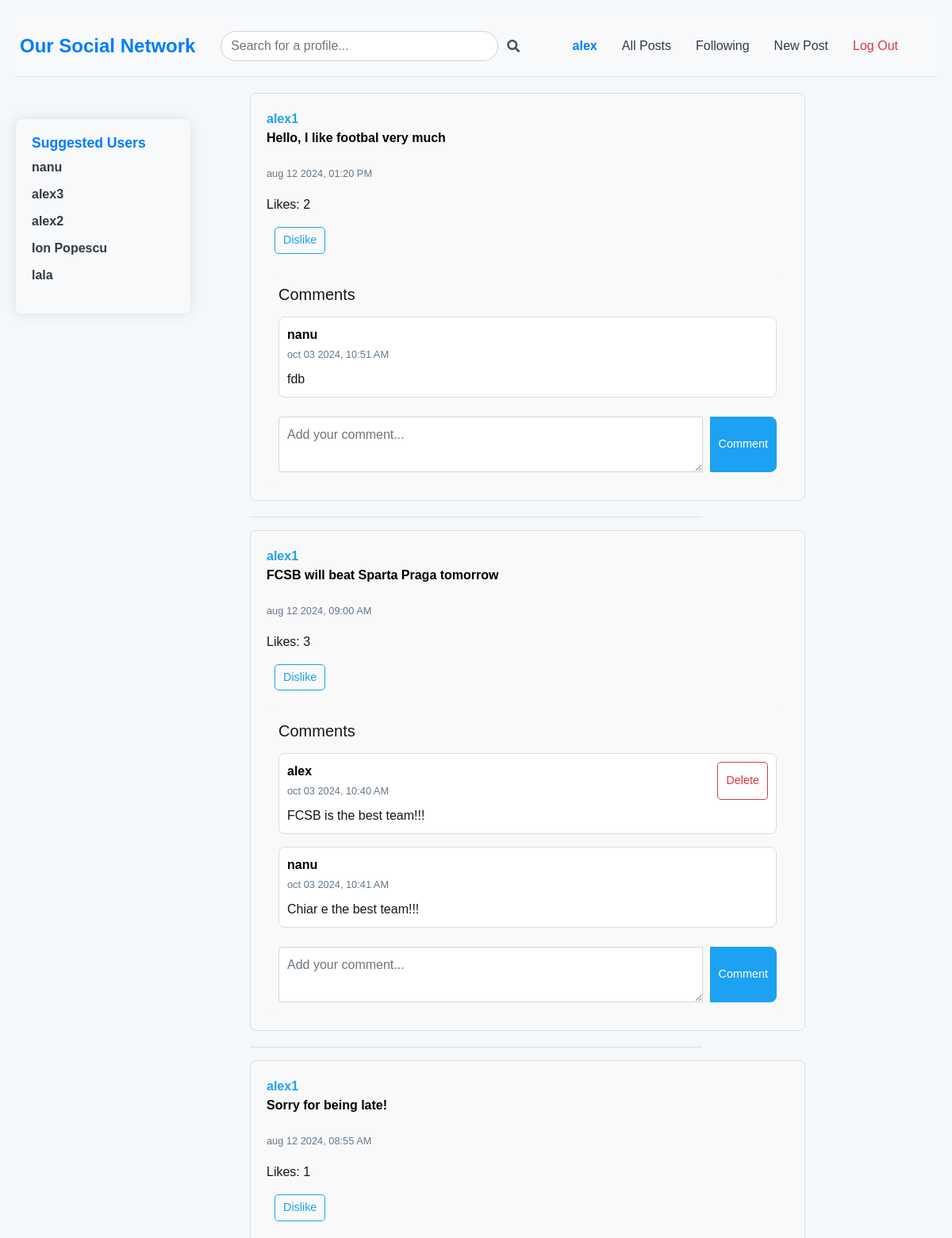
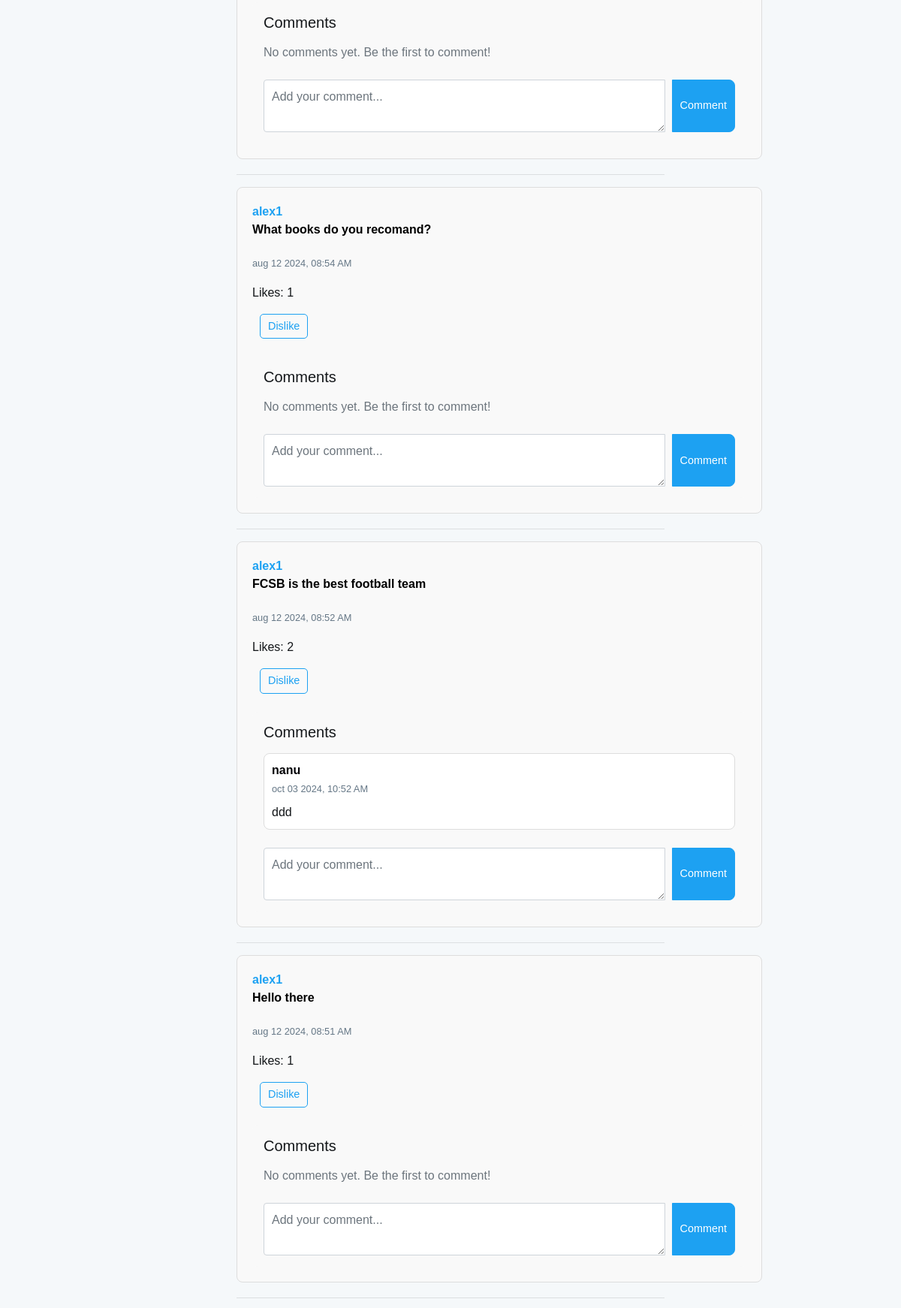
Page /following (signed in, upper part) on the committed database (2 pictures, top to bottom).
### network/models.py (models this page shows, shortened)
class User(AbstractUser):
    followers = models.ManyToManyField("self", blank=True, symmetrical=False, related_name="following")

class Post(models.Model):
    user = models.ForeignKey(User, on_delete=models.CASCADE, related_name="posts")
    content = models.TextField(blank=True)
    timestamp = models.DateTimeField(auto_now_add=True)
    likes = models.ManyToManyField(User, related_name="liked_posts")

class Comment(models.Model):
    post = models.ForeignKey(Post, on_delete=models.CASCADE, related_name="post_comments")
    user = models.ForeignKey(User, on_delete=models.CASCADE, related_name="user_comments")
    content = models.TextField()
    timestamp = models.DateTimeField(auto_now_add=True)

### network/views.py (the view)
# urls.py: path('following', views.following, name='following'),
@login_required
def following(request):
    user = request.user
    following = user.following.all()
    posts = Post.objects.filter(user__in=following).order_by('-timestamp')
    paginator = Paginator(posts, 10)
    page_number = request.GET.get('page')
    page_obj = paginator.get_page(page_number)
    if request.user.is_authenticated:
        suggested_users = User.objects.exclude(id__in=request.user.following.all()).exclude(id=request.user.id)
    else:
        suggested_users = None
    return render(request, 'network/following.html', {
        'page_obj': page_obj,
        'suggested_users': suggested_users
    })

### network/templates/network/following.html (shortened to what this page needs)
{% extends "network/layout.html" %}
{% block body %}
    {% if user.following.all %}
        {% for post in page_obj %}
            <div class="post" id="post-{{ post.id }}">
                <a href="{% url 'profile' post.user.username %}">{{ post.user }}</a>
                <p class="post-content">{{ post.content }}</p>
                <p><small>{{ post.timestamp|date:"b d Y, h:i A" }}</small></p>
                <p class="likes-count">Likes: {{ post.likes.count }}</p>
                {% if user.is_authenticated %}
                    {% if request.user in post.likes.all %}
                        <button class="btn btn-sm btn-outline-primary like-btn" data-post-id="{{ post.id }}">Dislike</button>
                    {% else %}
                        <button class="btn btn-sm btn-outline-primary like-btn" data-post-id="{{ post.id }}">Like</button>
                    {% endif %}
                    <div class="comments-section mt-4">
                        <h5 class="mb-3">Comments</h5>
                        <div class="comments-list">
                            {% for comment in post.post_comments.all %}
                                <div class="card mb-3" id="comment-{{ comment.id }}">
                                    <div class="card-body">
                                        <div class="d-flex justify-content-between">
                                            <div>
                                                <a href="{% url 'profile' comment.user.username %}" style="color: #000005;">
                                                    <strong>{{ comment.user.username }}</strong>
                                                </a>
                                                <br>
                                                <small>{{ comment.timestamp|date:"b d Y, h:i A" }}</small>
                                            </div>
                                            {% if comment.user == request.user %}
                                                <button class="btn btn-sm btn-outline-danger delete-comment-btn" data-comment-id="{{ comment.id }}">Delete</button>
                                            {% endif %}
                                        </div>
                                        <p class="mt-2 mb-0">{{ comment.content }}</p>
                                    </div>
                                </div>
                            {% empty %}
                                <p class="text-muted">No comments yet. Be the first to comment!</p>
                            {% endfor %}
                        </div>
                        <form id="comment-form" method="POST" action="{% url 'add_comment' post.id %}" class="mt-4">
                            <div class="input-group">
                                <textarea class="form-control" name="content" placeholder="Add your comment..." rows="2" required></textarea>
                                <div class="input-group-append">
                                    <button class="btn btn-primary" type="submit">Comment</button>
                                </div>
                            </div>
                        </form>
                    </div>
                {% endif %}
            </div>
            <hr>
        {% endfor %}
    {% else %}
        <p class="text-muted">You are not following anyone yet. Follow users to see their posts here!</p>
    {% endif %}
{% endblock %}

### network/templates/network/layout.html (shortened to what this page needs)
{% load static %}
<!DOCTYPE html>
<html lang="en">
    <head>
        <link rel="stylesheet" href="https://stackpath.bootstrapcdn.com/bootstrap/4.4.1/css/bootstrap.min.css">
        <link href="{% static 'network/styles.css' %}" rel="stylesheet">
        <link rel="stylesheet" href="https://cdnjs.cloudflare.com/ajax/libs/font-awesome/5.15.4/css/all.min.css">
    </head>
    <body>
        <div class="main-content">
          <nav class="navbar navbar-expand-lg navbar-light bg-light">
            <div class="container">
                <a class="navbar-brand font-weight-bold text-primary" href="{% url 'index' %}" style="margin-left: -20px;">
                    Our Social Network
                </a>
        <div class="collapse navbar-collapse" id="navbarNavDropdown">
            {% if user.is_authenticated %}
            <ul class="navbar-nav mx-auto">
                <li class="nav-item">
                    <form class="form-inline my-2 my-lg-0" action="{% url 'search' %}" method="GET">
                        <div class="input-group">
                            <input class="form-control" type="search" name="q" placeholder="Search for a profile..." aria-label="Search" style="border-radius: 25px; padding: 12px; width: 350px;">
                            <div class="input-group-append">
                                <span class="input-group-text" style="background-color: transparent; border: none;">
                                    <i class="fas fa-search"></i>
                                </span>
                            </div>
                        </div>
                    </form>
                </li>
            </ul>
            {% endif %}
            <ul class="navbar-nav ml-auto">
                {% if user.is_authenticated %}
                    <li class="nav-item">
                        <a class="nav-link font-weight-bold text-primary" href="{% url 'profile' user.username %}">{{ user.username }}</a>
                    </li>
                {% endif %}
                <li class="nav-item">
                    <a class="nav-link text-dark" href="{% url 'index' %}">All Posts</a>
                </li>
                {% if user.is_authenticated %}
                    <li class="nav-item">
                        <a class="nav-link text-dark" href="{% url 'following' %}">Following</a>
                    </li>
                    <li class="nav-item">
                        <a class="nav-link text-dark" href="{% url 'new_post' %}">New Post</a>
                    </li>
                    <li class="nav-item">
                        <a class="nav-link text-danger" href="{% url 'logout' %}">Log Out</a>
                    </li>
                {% endif %}
            </ul>
        </div>
            </div>
        </nav>
            <div class="body">
                {% block body %}
                {% endblock %}
                {% if user.is_authenticated %}
                    <div class="suggested-users">
                        <h5>Suggested Users</h5>
                        <ul>
                            {% for user in suggested_users %}
                                <li><a href="{% url 'profile' user.username %}">{{ user.username }}</a></li>
                            {% endfor %}
                        </ul>
                    </div>
                {% endif %}
            </div>
        </div>
    </body>
</html>

### network/static/network/styles.css (style rules this page uses)
body { font-family: 'Arial', sans-serif; background-color: #f5f8fa; color: #14171a; margin: 0; padding: 0; }
html, body { height: 100%; margin: 0; display: flex; flex-direction: column; }
.main-content { flex: 1; padding: 20px; }
.navbar { background-color: #f8f9fa !important; padding: 15px 0; border-bottom: 1px solid #e1e8ed; }
.navbar-brand { font-size: 1.5rem; font-weight: bold; color: #007bff !important; margin-left: -10px; }
.nav-item { margin-right: 15px; }
.nav-link { font-size: 1rem; color: #343a40 !important; }
.nav-link.text-danger { color: #dc3545 !important; }
.navbar .nav-link.font-weight-bold { color: #007bff !important; }
.body { max-width: 600px; margin: 20px auto; padding: 0 15px; }
.post { background-color: #ffffff; border: 1px solid #e1e8ed; border-radius: 8px; padding: 15px; margin-bottom: 15px; width: 700px; }
.post a { color: #1da1f2; font-weight: bold; text-decoration: none; }
.post p { font-size: 1rem; line-height: 1.5; }
.post small { color: #657786; }
.btn-primary { background-color: #1da1f2; border-color: #1da1f2; }
a { color: #1da1f2; }
.post { padding: 20px; margin-bottom: 20px; background-color: #f9f9f9; border: 1px solid #ddd; border-radius: 8px; position: relative; }
.post-content { font-size: 1.5em; line-height: 1.8; margin-bottom: 20px; color: #000; font-weight: bold; }
.btn { margin-left: 10px; padding: 5px 10px; font-size: 0.9em; border-radius: 5px; cursor: pointer; }
.btn-outline-primary { border-color: #1da1f2; color: #1da1f2; }
.form-control { width: 300px; padding: 10px; }
.like-btn { margin-right: 18rem; }
.comments-section { background-color: #f9f9f9; padding: 15px; border-radius: 8px; }
.card { background-color: #fff; border: 1px solid #ddd; border-radius: 8px; }
.card-body { padding: 10px; }
textarea { border-radius: 8px; }
#comment-form button { border-radius: 0 8px 8px 0; }
.suggested-users { position: fixed; top: 100px; left: 20px; width: 200px; padding: 15px; background-color: #f8f9fa; border-radius: 8px; box-shadow: 0 0 10px rgba(0, 0, 0, 0.1); font-size: 0.9rem; }
.suggested-users { position: fixed; top: 150px; left: 20px; width: 220px; padding: 20px; background-color: #f8f9fa; border-radius: 8px; box-shadow: 0 0 15px rgba(0, 0, 0, 0.1); font-size: 1rem; transition: transform 0.3s ease-in-out; }
.suggested-users h5 { font-size: 1.1rem; font-weight: bold; color: #007bff; }
.suggested-users ul { list-style: none; padding-left: 0; }
.suggested-users li { margin-bottom: 10px; animation: fadeIn 0.5s ease-in-out; }
.suggested-users li a { text-decoration: none; color: #343a40; font-weight: bold; transition: color 0.3s ease-in-out; }

### rows in the picture
User: username "alex"
Post: user "alex1", content "Hello, I like footbal very much", timestamp "aug 12 2024, 01:20 PM", likes.count "2"
Comment: user.username "nanu", timestamp "oct 03 2024, 10:51 AM", content "fdb"
Post: user "alex1", content "FCSB will beat Sparta Praga tomorrow", timestamp "aug 12 2024, 09:00 AM", likes.count "3"
Comment: user.username "alex", timestamp "oct 03 2024, 10:40 AM", content "FCSB is the best team!!!"
Comment: user.username "nanu", timestamp "oct 03 2024, 10:41 AM", content "Chiar e the best team!!!"
Post: user "alex1", content "Sorry for being late!", timestamp "aug 12 2024, 08:55 AM", likes.count "1"
Post: user "alex1", content "What books do you recomand?", timestamp "aug 12 2024, 08:54 AM", likes.count "1"
Post: user "alex1", content "FCSB is the best football team", timestamp "aug 12 2024, 08:52 AM", likes.count "2"
Comment: user.username "nanu", timestamp "oct 03 2024, 10:52 AM", content "ddd"
Post: user "alex1", content "Hello there", timestamp "aug 12 2024, 08:51 AM", likes.count "1"
User: username "nanu"
User: username "alex3"
User: username "alex2"
User: username "Ion Popescu"
User: username "lala"
